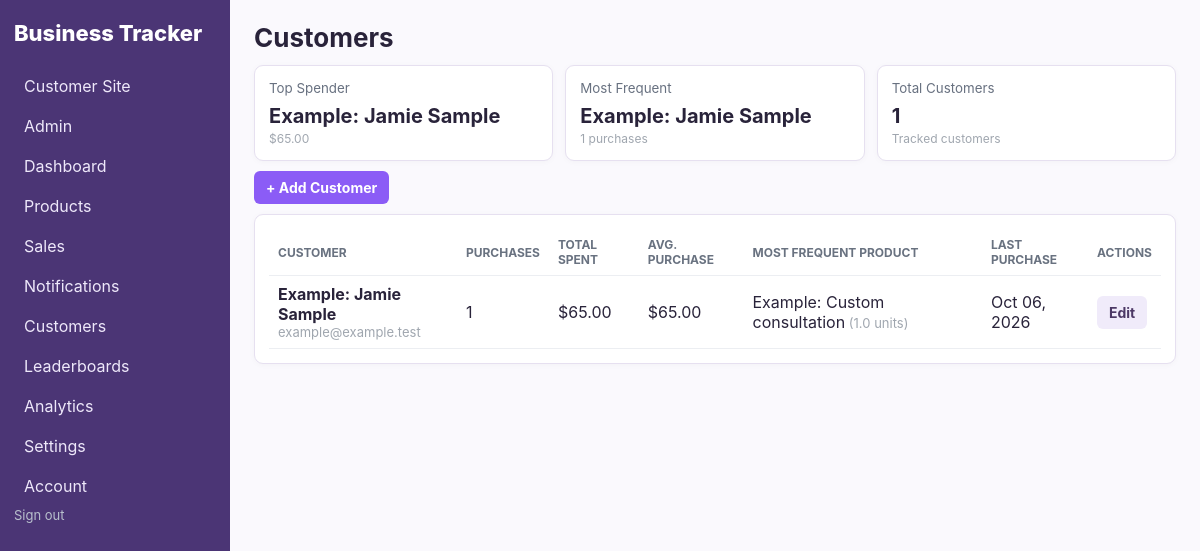
Page /customers (signed in) on the committed database.
### models.py (models this page shows)
class Customer(db.Model):
    id = db.Column(db.Integer, primary_key=True)
    owner_id = db.Column(db.Integer, db.ForeignKey('creator_account.id'), nullable=False)
    name = db.Column(db.String(160), nullable=False)
    email = db.Column(db.String(160))
    username = db.Column(db.String(160))
    notes = db.Column(db.Text)
    created_at = db.Column(db.DateTime, default=datetime.utcnow)
    version_id = db.Column(db.Integer, nullable=False, default=1)
    __table_args__ = (db.Index('ix_customer_owner_name', 'owner_id', 'name'),)
    __mapper_args__ = {'version_id_col': version_id}
    sales = db.relationship('Sale', backref='customer', lazy=True)
    leaderboard_entries = db.relationship('LeaderboardEntry', back_populates='customer', cascade='all, delete-orphan', lazy=True)

class Product(db.Model):
    id = db.Column(db.Integer, primary_key=True)
    owner_id = db.Column(db.Integer, db.ForeignKey('creator_account.id'), nullable=False)
    name = db.Column(db.String(160), nullable=False)
    description = db.Column(db.Text)
    base_price = db.Column(db.Numeric(12,2), default=0)
    active = db.Column(db.Boolean, default=True)
    is_public = db.Column(db.Boolean, nullable=False, default=True)
    category_id = db.Column(db.Integer, db.ForeignKey('category.id'))
    created_at = db.Column(db.DateTime, default=datetime.utcnow)
    version_id = db.Column(db.Integer, nullable=False, default=1)
    __table_args__ = (
        db.UniqueConstraint('owner_id', 'name', name='uq_product_owner_name'),
        db.Index('ix_product_owner_active_name', 'owner_id', 'active', 'name'),
    )
    __mapper_args__ = {'version_id_col': version_id}
    fields = db.relationship('ProductField', backref='product', cascade='all, delete-orphan', lazy=True)
    addons = db.relationship('ProductAddon', backref='product', cascade='all, delete-orphan', lazy=True)
    bundles = db.relationship('ProductBundle', backref='product', cascade='all, delete-orphan', lazy=True)
    tags = db.relationship('ProductTag', secondary=product_tag_link, back_populates='products')
    items = db.relationship('SaleItem', backref='product', lazy=True)

### app.py (the view)
@app.route('/customers')
def customers():
    customers_query = db.session.query(Customer, func.count(Sale.id).label('purchase_count'),
        func.coalesce(func.sum(Sale.total_amount), 0).label('total_spent'),
        func.coalesce(func.avg(Sale.total_amount), 0).label('average_spent'),
        func.max(Sale.sale_date).label('last_purchase')
    ).outerjoin(Sale, (Customer.id == Sale.customer_id) & (Sale.owner_id == g.creator.id)).filter(
        Customer.owner_id == g.creator.id
    ).group_by(Customer.id).order_by(Customer.name)
    pagination = customers_query.paginate(
        page=max(request.args.get('page', 1, type=int), 1), per_page=50, error_out=False
    )
    rows = pagination.items
    customer_ids = [row[0].id for row in rows]
    favorite_rows = db.session.query(
        Sale.customer_id, Product.name,
        func.sum(SaleItem.quantity).label('quantity'),
    ).join(SaleItem, SaleItem.product_id == Product.id).join(
        Sale, Sale.id == SaleItem.sale_id
    ).join(Customer, Customer.id == Sale.customer_id).filter(
        Customer.owner_id == g.creator.id, Sale.owner_id == g.creator.id,
        Sale.customer_id.in_(customer_ids),
    ).group_by(Sale.customer_id, Product.id, Product.name).order_by(
        Sale.customer_id, func.sum(SaleItem.quantity).desc(), Product.id,
    ).all()
    favorites = {}
    for customer_id, product_name, quantity in favorite_rows:
        favorites.setdefault(customer_id, (product_name, quantity))
    customer_stats = []
    for customer, purchase_count, total_spent, average_spent, last_purchase in rows:
        favorite = favorites.get(customer.id)
        customer_stats.append({'customer': customer, 'purchase_count': purchase_count, 'total_spent': total_spent,
            'average_spent': average_spent, 'last_purchase': last_purchase,
            'favorite_product': favorite[0] if favorite else None,
            'favorite_quantity': favorite[1] if favorite else 0})
    top_spender_row = db.session.query(
        Customer, func.coalesce(func.sum(Sale.total_amount), 0).label('total_spent')
    ).outerjoin(Sale, (Customer.id == Sale.customer_id) & (Sale.owner_id == g.creator.id)).filter(
        Customer.owner_id == g.creator.id
    ).group_by(Customer.id).order_by(func.coalesce(func.sum(Sale.total_amount), 0).desc(), Customer.name).first()
    frequent_customer_row = db.session.query(
        Customer, func.count(Sale.id).label('purchase_count')
    ).outerjoin(Sale, (Customer.id == Sale.customer_id) & (Sale.owner_id == g.creator.id)).filter(
        Customer.owner_id == g.creator.id
    ).group_by(Customer.id).order_by(func.count(Sale.id).desc(), Customer.name).first()
    top_spender = {'customer': top_spender_row[0], 'total_spent': top_spender_row[1]} if top_spender_row else None
    most_frequent = {'customer': frequent_customer_row[0], 'purchase_count': frequent_customer_row[1]} if frequent_customer_row else None
    return render_template(
        'customers/list.html', customers=customer_stats, top_spender=top_spender,
        most_frequent=most_frequent, total_customers=pagination.total,
        pagination=pagination,
        previous_url=url_for('customers', page=pagination.prev_num) if pagination.has_prev else None,
        next_url=url_for('customers', page=pagination.next_num) if pagination.has_next else None,
    )

### app.py (called while the page is built, shortened)
@event.listens_for(Session, 'do_orm_execute')
def scope_creator_queries(execute_state):
    if not execute_state.is_select or not execute_state.is_orm_statement or not has_request_context():
        return
    creator_id = getattr(g, 'creator_id', None)
    if getattr(g, 'is_admin', False):
        return
    if not creator_id or request.endpoint in PUBLIC_ENDPOINTS:
        return
    execute_state.statement = execute_state.statement.options(*(
        with_loader_criteria(model, lambda entity: entity.owner_id == creator_id, include_aliases=True)
        for model in TENANT_MODELS
    ))

@app.before_request
def require_creator():
    creator_id = session.get('creator_id')
    creator = db.session.get(CreatorAccount, creator_id) if creator_id else None
    if creator is None or not creator.is_approved:
        session.clear()
        return redirect(url_for('login', next=request.full_path))
    g.creator = creator
    g.creator_id = creator.id
    g.is_admin = creator.is_admin
    if request.endpoint and request.endpoint.startswith('admin_') and not creator.is_admin:
        abort(403)
    if not creator.is_admin and not creator.subscription_exempt and creator.stripe_subscription_status not in ACTIVE_SUBSCRIPTION_STATUSES:
        if request.endpoint not in BILLING_ACCESS_ENDPOINTS:
            return redirect(url_for('seller_billing'))

def money(v):
    try: return Decimal(str(v or 0))
    except (InvalidOperation, ValueError, TypeError): return Decimal('0')

@app.context_processor
def helpers():
    creator = getattr(g, 'creator', None)
    unread_notifications = []
    if creator and creator.banner_notifications:
        unread_notifications = SellerNotification.query.filter_by(
            owner_id=creator.id, read_at=None
        ).order_by(SellerNotification.created_at.desc()).limit(3).all()
    return {
        'money': lambda x: f'${money(x):,.2f}',
        'current_creator': creator,
        'current_store_customer': getattr(g, 'store_customer', None),
        'unread_notifications': unread_notifications,
    }

### templates/customers/list.html (shortened to what this page needs)
{% extends 'base.html' %}
{% block heading %}Customers{% endblock %}
{% block content %}
<section class="cards customer-stats"><div><small>Top Spender</small><strong>{{top_spender.customer.name if top_spender else "—"}}</strong><span class="muted">{{money(top_spender.total_spent) if top_spender else "$0.00"}}</span></div><div><small>Most Frequent</small><strong>{{most_frequent.customer.name if most_frequent else "—"}}</strong><span class="muted">{{most_frequent.purchase_count if most_frequent else 0}} purchases</span></div><div><small>Total Customers</small><strong>{{total_customers}}</strong><span class="muted">Tracked customers</span></div></section><div class="toolbar"><a class="button" href="{{url_for('customer_new')}}">+ Add Customer</a></div>
<section class="panel table-panel"><div class="table-scroll"><table><thead><tr><th>Customer</th><th>Purchases</th><th>Total Spent</th><th>Avg. Purchase</th><th>Most Frequent Product</th><th>Last Purchase</th><th>Actions</th></tr></thead><tbody>
{% for x in customers %}<tr>
<td><strong>{{x.customer.name}}</strong><div class="muted">{{x.customer.email or x.customer.username or 'No contact info'}}</div></td>
<td>{{x.purchase_count}}</td><td>{{money(x.total_spent)}}</td><td>{{money(x.average_spent)}}</td><td>{{x.favorite_product or '—'}}{% if x.favorite_quantity %}<span class="muted"> ({{x.favorite_quantity|float|round(2)}} units)</span>{% endif %}</td>
<td>{{x.last_purchase.strftime('%b %d, %Y') if x.last_purchase else '—'}}</td>
<td class="actions-cell"><a class="button secondary" href="{{url_for('customer_edit',id=x.customer.id)}}">Edit</a></td>
</tr>{% else %}<tr><td colspan="7">No customers yet.</td></tr>{% endfor %}
</tbody></table></div></section>
{% endblock %}

### static/css/app.css (style rules this page uses)
:root { font-family: Inter, system-ui, -apple-system, Segoe UI, sans-serif; color: #20242b; background: #f5f6f8; }
* { box-sizing: border-box; }
body { margin: 0; display: flex; min-height: 100vh; }
.cards { display: grid; grid-template-columns: repeat(4, 1fr); gap: 12px; margin-bottom: 14px; }
.cards > div, .panel { background: white; border: 1px solid #e2e5ea; border-radius: 9px; padding: 14px; box-shadow: 0 3px 14px #00000008; }
.cards small { display: block; color: #687180; margin-bottom: 9px; }
.cards strong { font-size: 27px; }
.toolbar { margin-bottom: 10px; }
table { width: 100%; border-collapse: collapse; }
th, td { text-align: left; padding: 8px 9px; border-bottom: 1px solid #eceef2; }
th { font-size: 12px; text-transform: uppercase; color: #697280; }
.button { display: inline-block; border: 0; background: #2e5cff; color: #fff; padding: 8px 12px; border-radius: 6px; text-decoration: none; cursor: pointer; font-weight: 700; }
.secondary { background: #edf0f5; color: #303641; }
.muted { color: #7b8490; font-size: 13px; }
.muted { opacity: 0.72; }
.cards > div, .panel { box-shadow: 0 1px 6px #00000008; }
.cards strong { font-size: 23px; }
.cards small { margin-bottom: 5px; }
.toolbar { display: flex; align-items: center; gap: 7px; flex-wrap: wrap; }
.button { font-size: 14px; }
:root { --purple: #8b5cf6; --purple-dark: #6d3fd6; --purple-soft: #f1ebff; --border: #e6e0f0; }
body { background: #faf9fd; color: #29233a; }
.button { background: var(--purple); }
.secondary { background: #f0ebfa; color: #4c3865; }
.cards > div, .panel { border-color: var(--border); }
.table-scroll { overflow-x: auto; -webkit-overflow-scrolling: touch; }
.table-scroll table { min-width: 620px; }
.actions-cell { white-space: nowrap; }
.customer-stats { grid-template-columns: repeat(3, 1fr); margin-bottom: 10px; }
.customer-stats > div { display: flex; flex-direction: column; gap: 3px; }
.customer-stats strong { font-size: 20px; }
.customer-stats .muted { font-size: 12px; }

### rows in the picture
Customer: customer "Example: Jamie Sample"
Product: customer.name "Example: Jamie Sample", customer "example@example.test", purchase_count "1", total_spent "$65.00", average_spent "$65.00", name "Example: Custom consultation", favorite_quantity "1.0", last_purchase "Oct 06, 2026"

### other values in the picture
{{ money(top_spender.total_spent) if top_spender else "$0.00" }} "$65.00"
{{ most_frequent.purchase_count if most_frequent else 0 }} "1"
{{ total_customers }} "1"
